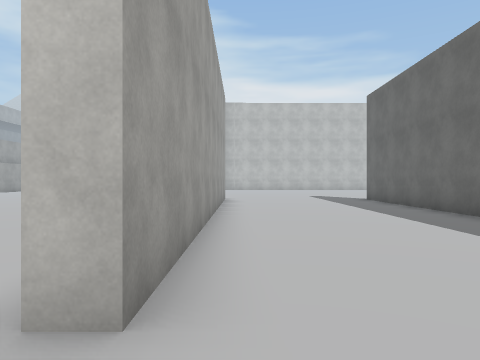
View 1 (above)

24 first-person views from a walk through a 3-D level made in the Unity game engine. The camera is 1.5 m above the floor, looks level and sees 70° across. The floor is counted in squares, 2 m on a side. Each view is taken from the middle of a square. On the plan, view 1 faces up. The plan holds only what a view shows up to about 11 squares ahead; the rest is blank. The place goes on beyond the plan. Some surface patterns are stand-ins.

View 2
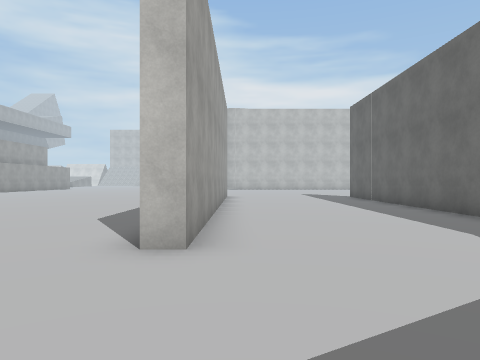

View 3
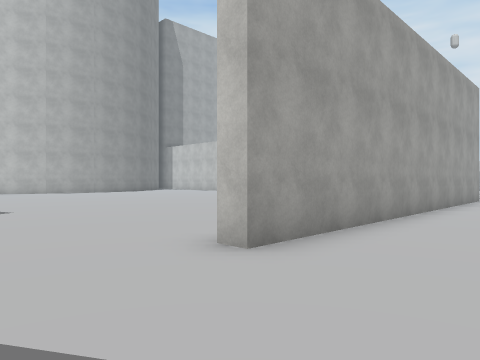

View 4
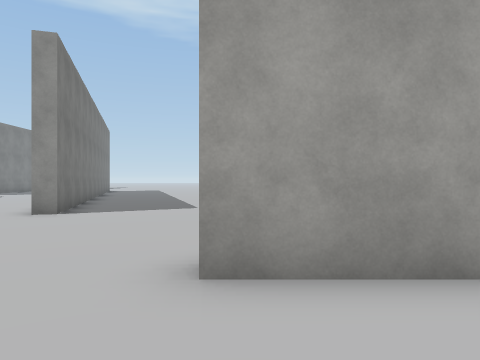

View 5
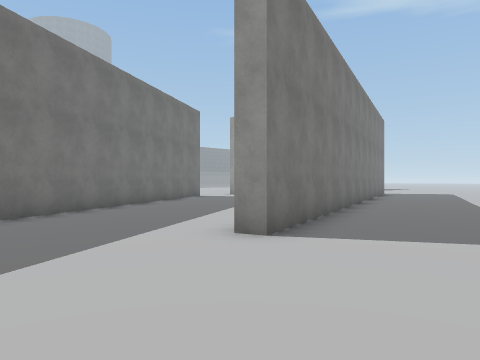

View 6
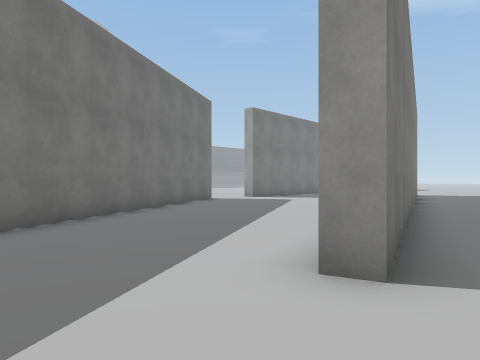

View 7
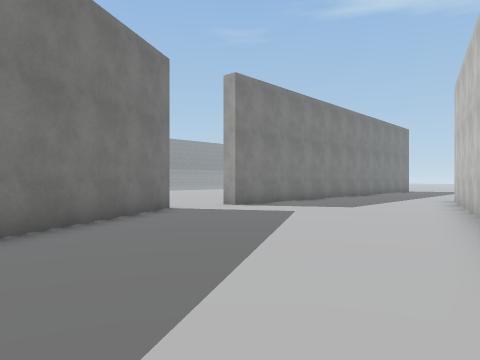

View 8
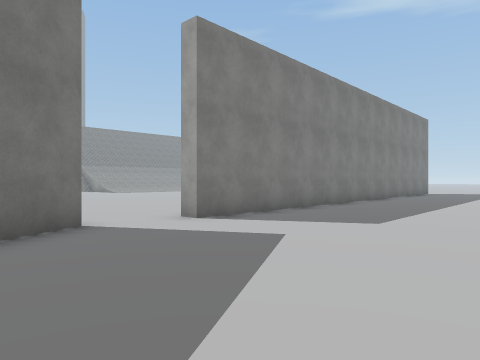

View 9
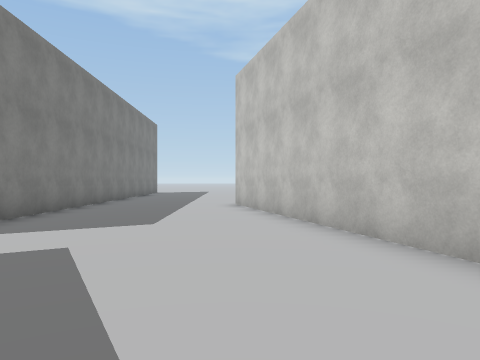

View 10
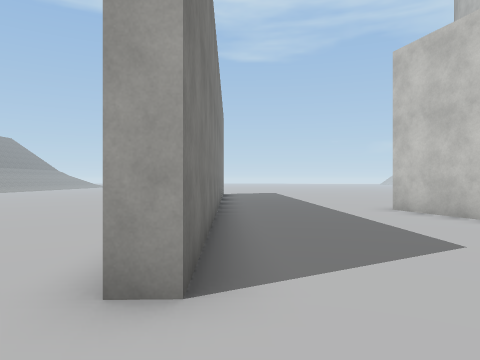

View 11
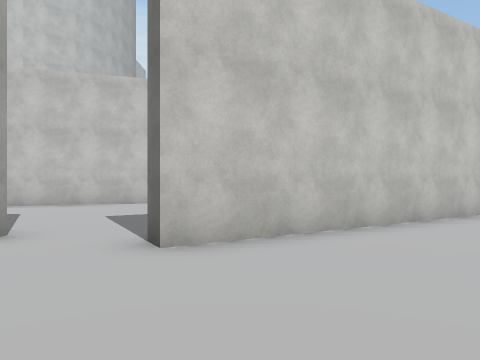

View 12
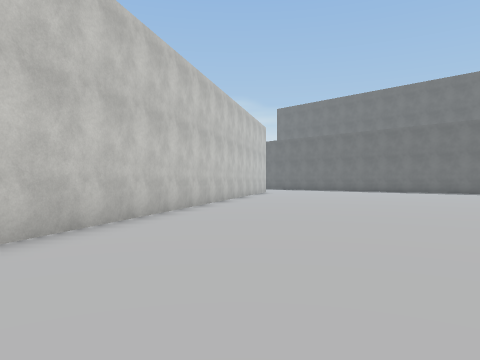

View 13
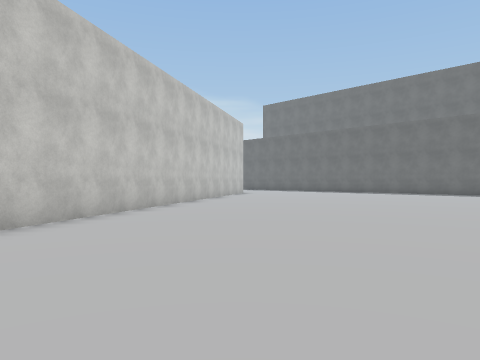

View 14
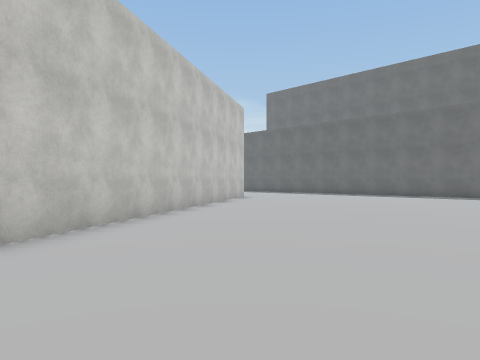

View 15
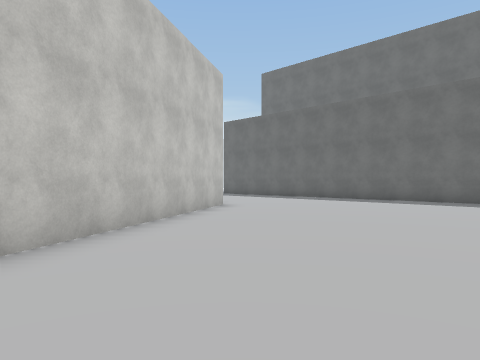

View 16
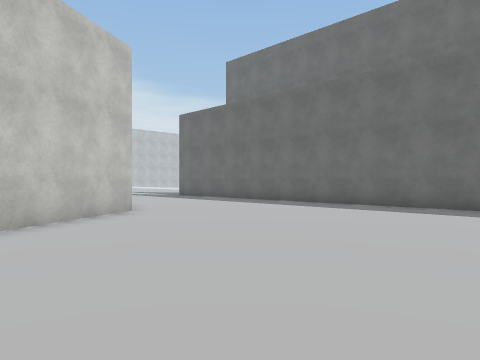

View 17
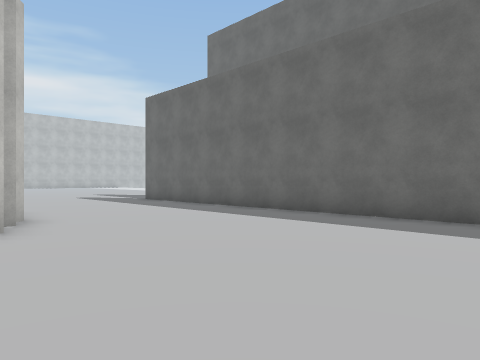

View 18
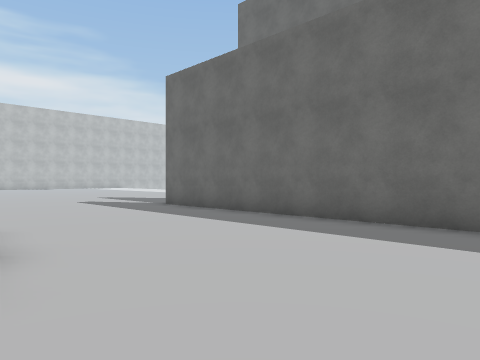

View 19
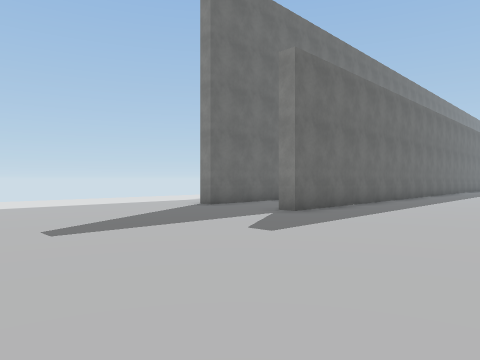

View 20
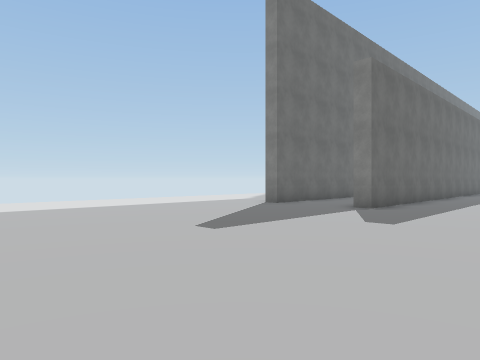

View 21
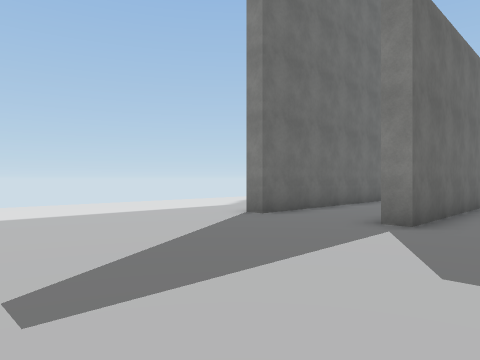

View 22
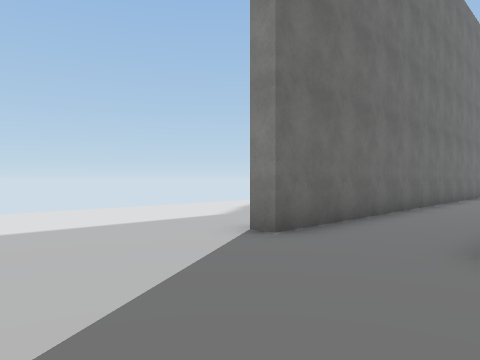

View 23
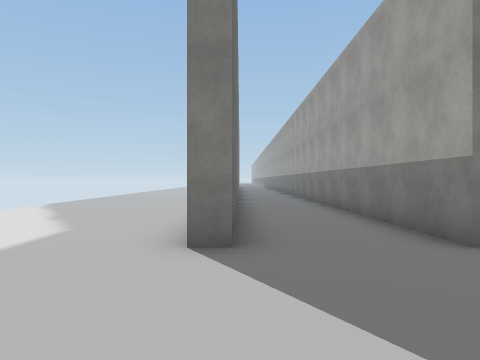

View 24
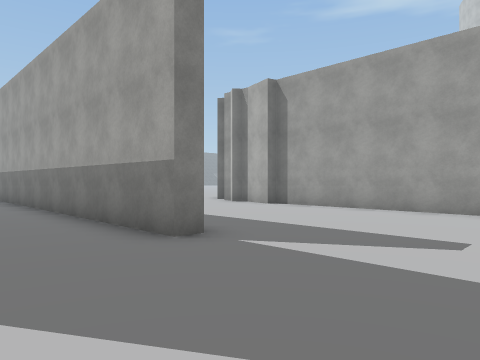

### Floor plan
Points are (right, up) in squares from view 1. A wall is a line through its corners. A room is listed if a view was taken in it or the views show most of it. See-through windows are left out.
Room 1 (views 1, 2, 3, 4, 5, 6, 7, 8, 9, 10)
walls: (-13, -4.8) (-20.7, -7.2); (-14.4, -4.7) (-5.5, -2) (-5.4, -2.5); (-0.6, 11.9) (-0.6, 1.7) (-1.1, 1.7); (4.9, 4.9) (4.9, 11); (-11.9, -12.2) (-12.1, -11.8) (-3.3, -6.6); (-21.9, -11.6) (-14.2, -11.4) (-14.1, -11.9)
ways out: opening at (-13.5, -12) to room 2
Room 2 (views 11, 12, 13, 14, 15, 16, 17, 18, 19, 20, 21, 22, 23, 24)
walls: (5.1, -2.2) (-11.9, -12.2); (10.9, -8.2) (10.9, 4.2) (11.4, 4.2) (11.4, -5); (14.1, -4.5) (14.1, 4.2) (14.6, 4.2); (5.4, 6.5) (5.4, 1)
ways out: opening at (-13.5, -12) to room 1

Positions as (right, up) in squares from view 1, and headings:
1: (0, 0), facing up
2: (0, -2), facing up
3: (2, -1), facing up-left
4: (2, 2), facing left
5: (-2, 1), facing down-left
6: (-3, -1), facing down-left
7: (-7, -4), facing down-left
8: (-10, -6), facing down-left
9: (-10, -7), facing left
10: (-12, -11), facing left
11: (-11, -16), facing up
12: (-11, -16), facing up-right
13: (-9, -16), facing up-right
14: (-6, -13), facing up-right
15: (-2, -10), facing up-right
16: (1, -10), facing up-right
17: (4, -8), facing up-right
18: (5, -5), facing up-right
19: (6, 11), facing down-right
20: (7, 13), facing down-right
21: (9, 10), facing down-right
22: (11, 8), facing down-right
23: (14, 8), facing down
24: (14, 8), facing down-left
